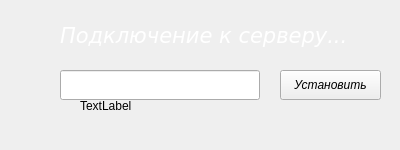
<?xml version="1.0" encoding="UTF-8"?>
<ui version="4.0">
 <class>Connect</class>
 <widget class="QMainWindow" name="Connect">
  <property name="geometry">
   <rect>
    <x>0</x>
    <y>0</y>
    <width>400</width>
    <height>150</height>
   </rect>
  </property>
  <property name="sizePolicy">
   <sizepolicy hsizetype="Fixed" vsizetype="Fixed">
    <horstretch>0</horstretch>
    <verstretch>0</verstretch>
   </sizepolicy>
  </property>
  <property name="minimumSize">
   <size>
    <width>400</width>
    <height>150</height>
   </size>
  </property>
  <property name="maximumSize">
   <size>
    <width>400</width>
    <height>150</height>
   </size>
  </property>
  <property name="windowTitle">
   <string>Dark Chat</string>
  </property>
  <widget class="QWidget" name="centralwidget">
   <property name="sizePolicy">
    <sizepolicy hsizetype="Fixed" vsizetype="Fixed">
     <horstretch>0</horstretch>
     <verstretch>0</verstretch>
    </sizepolicy>
   </property>
   <property name="minimumSize">
    <size>
     <width>400</width>
     <height>150</height>
    </size>
   </property>
   <property name="maximumSize">
    <size>
     <width>400</width>
     <height>150</height>
    </size>
   </property>
   <property name="styleSheet">
    <string notr="true">#centralwidget{background-image: url(:/img/images/back.jpg);}</string>
   </property>
   <widget class="QLabel" name="loading">
    <property name="geometry">
     <rect>
      <x>60</x>
      <y>10</y>
      <width>311</width>
      <height>51</height>
     </rect>
    </property>
    <property name="font">
     <font>
      <family>DejaVu Sans</family>
      <pointsize>16</pointsize>
      <weight>50</weight>
      <italic>true</italic>
      <bold>false</bold>
      <underline>false</underline>
      <kerning>true</kerning>
     </font>
    </property>
    <property name="styleSheet">
     <string notr="true">color: rgb(255, 255, 255);
</string>
    </property>
    <property name="text">
     <string>Подключение к серверу...</string>
    </property>
   </widget>
   <widget class="QLabel" name="anim">
    <property name="geometry">
     <rect>
      <x>80</x>
      <y>70</y>
      <width>221</width>
      <height>71</height>
     </rect>
    </property>
    <property name="sizePolicy">
     <sizepolicy hsizetype="Fixed" vsizetype="Fixed">
      <horstretch>0</horstretch>
      <verstretch>0</verstretch>
     </sizepolicy>
    </property>
    <property name="minimumSize">
     <size>
      <width>50</width>
      <height>50</height>
     </size>
    </property>
    <property name="maximumSize">
     <size>
      <width>300</width>
      <height>200</height>
     </size>
    </property>
    <property name="text">
     <string>TextLabel</string>
    </property>
   </widget>
   <widget class="QLineEdit" name="pole">
    <property name="enabled">
     <bool>true</bool>
    </property>
    <property name="geometry">
     <rect>
      <x>60</x>
      <y>70</y>
      <width>200</width>
      <height>30</height>
     </rect>
    </property>
   </widget>
   <widget class="QPushButton" name="button">
    <property name="geometry">
     <rect>
      <x>280</x>
      <y>70</y>
      <width>101</width>
      <height>30</height>
     </rect>
    </property>
    <property name="font">
     <font>
      <weight>50</weight>
      <italic>true</italic>
      <bold>false</bold>
     </font>
    </property>
    <property name="text">
     <string>Установить</string>
    </property>
   </widget>
  </widget>
 </widget>
 <resources/>
 <connections/>
</ui>
